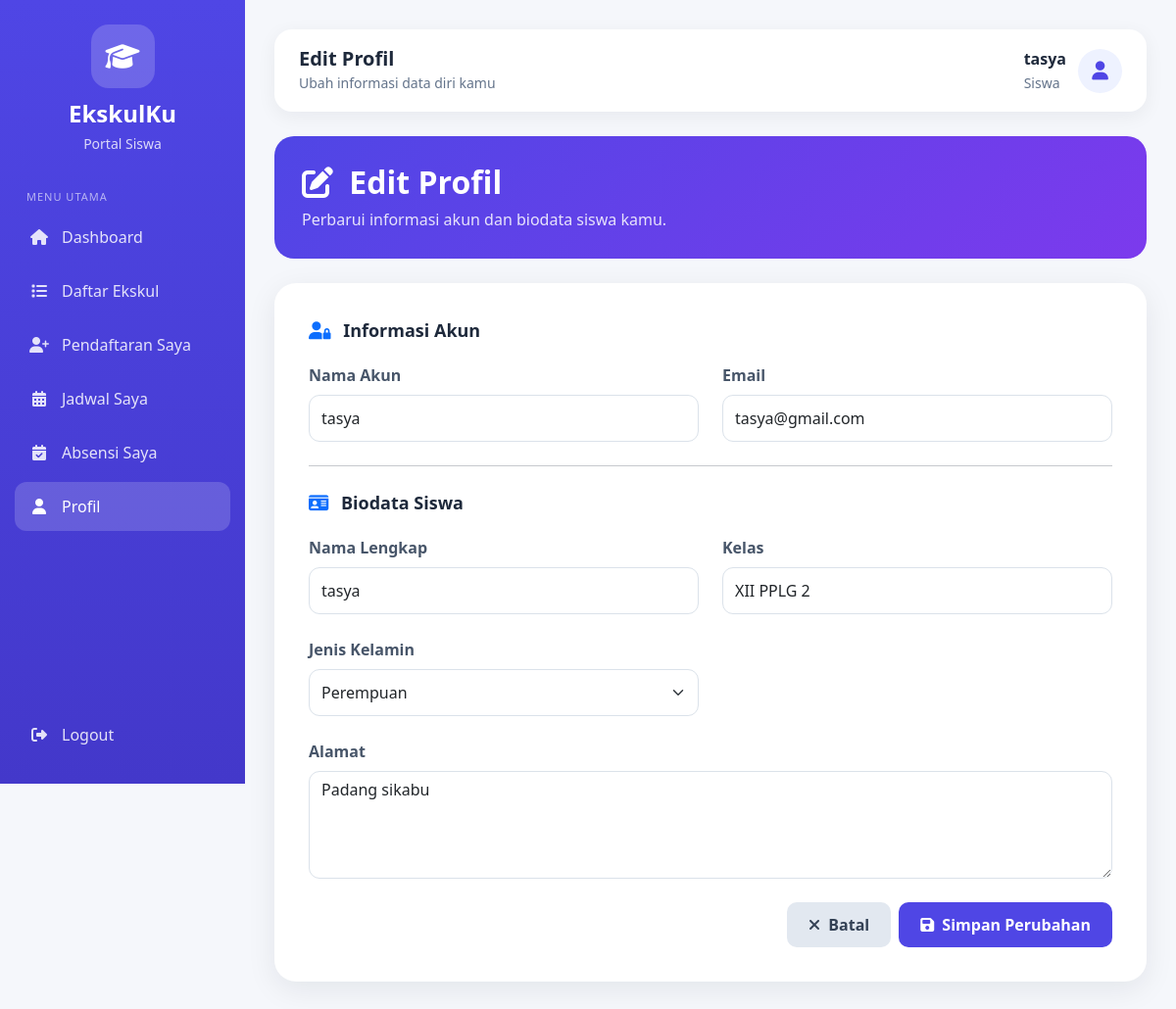
Page /user/edit_profil.php (signed in) on the committed database.
### tables this page shows
CREATE TABLE `siswa` (
  `id` int(11) NOT NULL,
  `nama_siswa` varchar(100) NOT NULL,
  `username` varchar(50) NOT NULL,
  `password` varchar(255) NOT NULL,
  `user_id` int(11) NOT NULL,
  `nis` varchar(30) DEFAULT NULL,
  `kelas` varchar(50) DEFAULT NULL,
  `jenis_kelamin` varchar(20) DEFAULT NULL,
  `alamat` text DEFAULT NULL
);

CREATE TABLE `user` (
  `id` int(11) NOT NULL,
  `nama` varchar(100) NOT NULL,
  `email` varchar(100) NOT NULL,
  `password` varchar(255) NOT NULL,
  `role` enum('admin','siswa','pembina') NOT NULL DEFAULT 'siswa',
  `created_at` timestamp NOT NULL DEFAULT current_timestamp() ON UPDATE current_timestamp()
);

### user/edit_profil.php (the view, shortened to what this page needs)
<?php
include "../config/config.php";
$user_id = $_SESSION['id'];
$query = mysqli_query($conn, "
    SELECT
        u.id AS user_id,
        u.nama,
        u.email,
        u.role,
        s.id AS siswa_id,
        s.nama_siswa,
        s.kelas,
        s.jenis_kelamin,
        s.alamat
    FROM user u
    LEFT JOIN siswa s
        ON s.user_id = u.id
    WHERE u.id = '$user_id'
    LIMIT 1
");
$data = mysqli_fetch_assoc($query);
?>
<!DOCTYPE html>
<html lang="id">
<head>
<link
href="https://cdn.jsdelivr.net/npm/bootstrap@5.3.3/dist/css/bootstrap.min.css"
rel="stylesheet">
<link
href="https://cdnjs.cloudflare.com/ajax/libs/font-awesome/6.5.0/css/all.min.css"
rel="stylesheet">
</head>
<body>
<div class="sidebar">
    <div class="logo">
        <div class="logo-icon">
            <i
            class="fa-solid fa-graduation-cap">
            </i>
        </div>
        <h4>
            EkskulKu
        </h4>
        <small>
            Portal Siswa
        </small>
    </div>
    <div class="menu-title">
        Menu Utama
    </div>
    <a href="dashboard_user.php">
        <i
        class="fa-solid fa-house">
        </i>
        Dashboard
    </a>
    <a href="daftar_ekskul.php">
        <i
        class="fa-solid fa-list">
        </i>
        Daftar Ekskul
    </a>
    <a href="pendaftaran_saya.php">
        <i
        class="fa-solid fa-user-plus">
        </i>
        Pendaftaran Saya
    </a>
    <a href="jadwal_saya.php">
        <i
        class="fa-solid fa-calendar-days">
        </i>
        Jadwal Saya
    </a>
    <a href="absensi_saya.php">
        <i
        class="fa-solid fa-calendar-check">
        </i>
        Absensi Saya
    </a>
    <a
    href="profil.php"
    class="active">
        <i
        class="fa-solid fa-user">
        </i>
        Profil
    </a>
    <div class="logout">
        <a href="../logout.php">
            <i
            class="fa-solid fa-right-from-bracket">
            </i>
            Logout
        </a>
    </div>
</div>
<div class="content">
    <div class="topbar">
        <div>
            <h5>
                Edit Profil
            </h5>
            <small>
                Ubah informasi data diri kamu
            </small>
        </div>
        <div class="user-info">
            <div>
                <strong>
                    <?= htmlspecialchars(
                        $data['nama']
                    ); ?>
                </strong>
                <br>
                <small>
                    Siswa
                </small>
            </div>
            <div class="avatar-small">
                <i
                class="fa-solid fa-user">
                </i>
            </div>
        </div>
    </div>
    <div class="page-header">
        <h2>
            <i
            class="fa-solid fa-pen-to-square me-2">
            </i>
            Edit Profil
        </h2>
        <p>
            Perbarui informasi akun dan biodata siswa kamu.
        </p>
    </div>
    <div class="form-card">
        <form method="POST">
            <div class="section-title">
                <i
                class="fa-solid fa-user-lock text-primary me-2">
                </i>
                Informasi Akun
            </div>
            <div class="row g-4">
                <div class="col-md-6">
                    <label class="form-label">
                        Nama Akun
                    </label>
                    <input
                    type="text"
                    name="nama"
                    class="form-control"
                    value="<?= htmlspecialchars(
                        $data['nama']
                    ); ?>"
                    required>
                </div>
                <div class="col-md-6">
                    <label class="form-label">
                        Email
                    </label>
                    <input
                    type="email"
                    name="email"
                    class="form-control"
                    value="<?= htmlspecialchars(
                        $data['email']
                    ); ?>"
                    required>
                </div>
            </div>
            <hr class="my-4">
            <div class="section-title">
                <i
                class="fa-solid fa-id-card text-primary me-2">
                </i>
                Biodata Siswa
            </div>
            <div class="row g-4">
                <div class="col-md-6">
                    <label class="form-label">
                        Nama Lengkap
                    </label>
                    <input
                    type="text"
                    name="nama_siswa"
                    class="form-control"
                    value="<?= htmlspecialchars(
                        $data['nama_siswa'] ?? ''
                    ); ?>"
                    required>
                </div>
                <div class="col-md-6">
                    <label class="form-label">
                        Kelas
                    </label>
                    <input
                    type="text"
                    name="kelas"
                    class="form-control"
                    placeholder="Contoh: XII RPL 2"
                    value="<?= htmlspecialchars(
                        $data['kelas'] ?? ''
                    ); ?>"
                    required>
                </div>
                <div class="col-md-6">
                    <label class="form-label">
                        Jenis Kelamin
                    </label>
                    <select
                    name="jenis_kelamin"
                    class="form-select"
                    required>
                        <option
                        value="Perempuan"
                        <?= (
                            ($data['jenis_kelamin'] ?? '')
                            == 'Perempuan'
                        )
                        ? 'selected'
                        : ''
                        ?>>
                            Perempuan
                        </option>
                    </select>
                </div>
                <div class="col-12">
                    <label class="form-label">
                        Alamat
                    </label>
                    <textarea
                    name="alamat"
                    class="form-control"
                    placeholder="Masukkan alamat lengkap"
                    required><?= htmlspecialchars(
                        $data['alamat'] ?? ''
                    ); ?></textarea>
                </div>
            </div>
            <div
            class="d-flex gap-2 justify-content-end mt-4">
                <a
                href="profil.php"
                class="btn-cancel">
                    <i
                    class="fa-solid fa-xmark me-1">
                    </i>
                    Batal
                </a>
                <button
                type="submit"
                name="simpan"
                class="btn-save">
                    <i
                    class="fa-solid fa-floppy-disk me-1">
                    </i>
                    Simpan Perubahan
                </button>
            </div>
        </form>
    </div>
</div>
</body>
</html>

### user/edit_profil.php (style rules this page uses)
* { box-sizing: border-box; }
body { margin: 0; background: #f5f7fb; font-family: "Segoe UI", Arial, sans-serif; color: #1e293b; }
.sidebar { position: fixed; left: 0; top: 0; width: 250px; height: 100vh; background: linear-gradient( 180deg, #4f46e5, #4338ca ); padding: 25px 15px; color: white; }
.logo { text-align: center; margin-bottom: 35px; }
.logo-icon { width: 65px; height: 65px; margin: auto; border-radius: 18px; background: rgba(255,255,255,.18); display: flex; align-items: center; justify-content: center; font-size: 28px; }
.logo h4 { margin-top: 12px; margin-bottom: 3px; font-weight: 700; }
.logo small { opacity: .8; }
.menu-title { font-size: 11px; text-transform: uppercase; opacity: .6; margin: 20px 12px 8px; letter-spacing: 1px; }
.sidebar a { display: flex; align-items: center; gap: 13px; padding: 13px 15px; margin-bottom: 5px; border-radius: 12px; color: rgba(255,255,255,.85); text-decoration: none; transition: .2s; }
.sidebar a:hover, .sidebar a.active { background: rgba(255,255,255,.17); color: white; }
.sidebar a i { width: 20px; text-align: center; }
.logout { position: absolute; bottom: 20px; left: 15px; right: 15px; }
.content { margin-left: 250px; padding: 30px; }
.topbar { background: white; border-radius: 18px; padding: 18px 25px; display: flex; justify-content: space-between; align-items: center; margin-bottom: 25px; box-shadow: 0 5px 20px rgba(15,23,42,.06); }
.topbar h5 { margin: 0; font-weight: 700; }
.topbar small { color: #64748b; }
.user-info { display: flex; align-items: center; gap: 12px; }
.avatar-small { width: 45px; height: 45px; border-radius: 50%; background: #eef2ff; color: #4f46e5; display: flex; align-items: center; justify-content: center; font-size: 19px; }
.page-header { background: linear-gradient( 135deg, #4f46e5, #7c3aed ); color: white; border-radius: 20px; padding: 28px; margin-bottom: 25px; }
.page-header h2 { margin: 0 0 7px; font-weight: 700; }
.page-header p { margin: 0; opacity: .85; }
.form-card { max-width: 900px; margin: auto; background: white; border-radius: 22px; padding: 35px; box-shadow: 0 8px 30px rgba(15,23,42,.08); }
.section-title { font-size: 18px; font-weight: 700; margin-bottom: 20px; color: #1e293b; }
.form-label { font-weight: 600; color: #475569; }
.form-control, .form-select { border-radius: 11px; min-height: 48px; border: 1px solid #dbe2ea; }
textarea.form-control { min-height: 110px; }
.btn-save { background: #4f46e5; border: none; color: white; border-radius: 10px; padding: 11px 22px; font-weight: 600; }
.btn-cancel { background: #e2e8f0; color: #334155; border: none; border-radius: 10px; padding: 11px 22px; text-decoration: none; font-weight: 600; }

### rows in the picture
siswa: user.nama "tasya", nama "tasya", email "tasya@gmail.com", nama_siswa "tasya", kelas "XII PPLG 2", jenis_kelamin "Perempuan", alamat "Padang sikabu"
